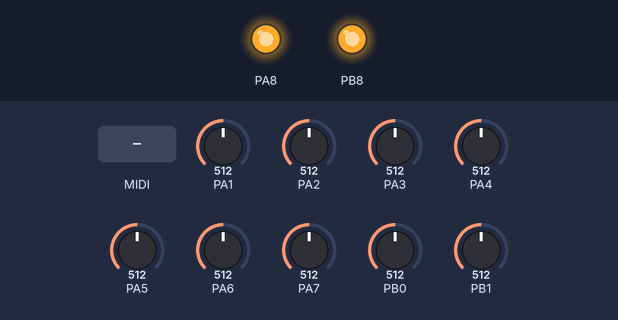
Simulated run of this sketch. Board: STM32 Blue Pill. Parts: output pins drawn as LEDs (lit = HIGH). The test bench sets the inputs (shaded band); at power-on: PA1 = 512, PA2 = 512, PA3 = 512, PA4 = 512, PA5 = 512, PA6 = 512, PA7 = 512, PB0 = 512, PB1 = 512. MIDI output is not drawn; what the sketch prints to the serial monitor is not drawn.

Above: at 0.4 s.
At 1.2 s:
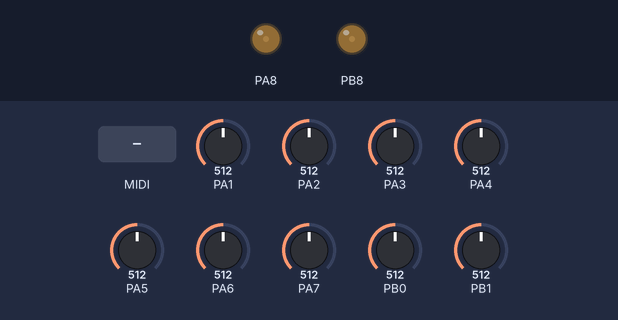
Timing chart, 0 to 0.6 s (numbered marks = the images above; inputs shaded):
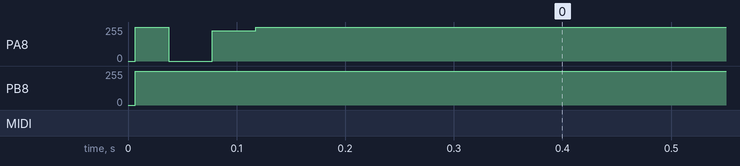

The sketch:

hardware_check.ino
```cpp
#include <MIDI.h>

MIDI_CREATE_INSTANCE(HardwareSerial, Serial2, MIDI);


void setup() {
  pinMode(PB1, INPUT);
  pinMode(PB0, INPUT);
  pinMode(PA1, INPUT);
  pinMode(PA2, INPUT);
  pinMode(PA3, INPUT);
  pinMode(PA4, INPUT);
  pinMode(PA5, INPUT);
  pinMode(PA6, INPUT);
  pinMode(PA7, INPUT);
  pinMode(PA8, OUTPUT);
  pinMode(PB8, OUTPUT);

  MIDI.begin(MIDI_CHANNEL_OMNI);
  Serial.begin(115200);
}

void loop() {

  if (MIDI.read())
  {
    Serial.println("Midi event detected!");
    digitalWrite(PA8, LOW);
  }
  else
  {
    delay(1);
    digitalWrite(PA8, HIGH);
  }

  Serial.print(analogRead(PB1));
  Serial.print(" ");

  Serial.print(analogRead(PB0));
  Serial.print(" ");

  Serial.print(analogRead(PA1));
  Serial.print(" ");


  Serial.print(analogRead(PA2));
  Serial.print(" ");


  Serial.print(analogRead(PA3));
  Serial.print(" ");


  Serial.print(analogRead(PA4));
  Serial.print(" ");


  Serial.print(analogRead(PA5));
  Serial.print(" ");


  Serial.print(analogRead(PA6));
  Serial.print(" ");


  Serial.print(analogRead(PA7));
  Serial.println(" ");

  for (unsigned int i = 0 ; i < 2048 ; i++) {
    analogWrite(PB8, i);
    analogWrite(PA8, i);
  }
}
```
